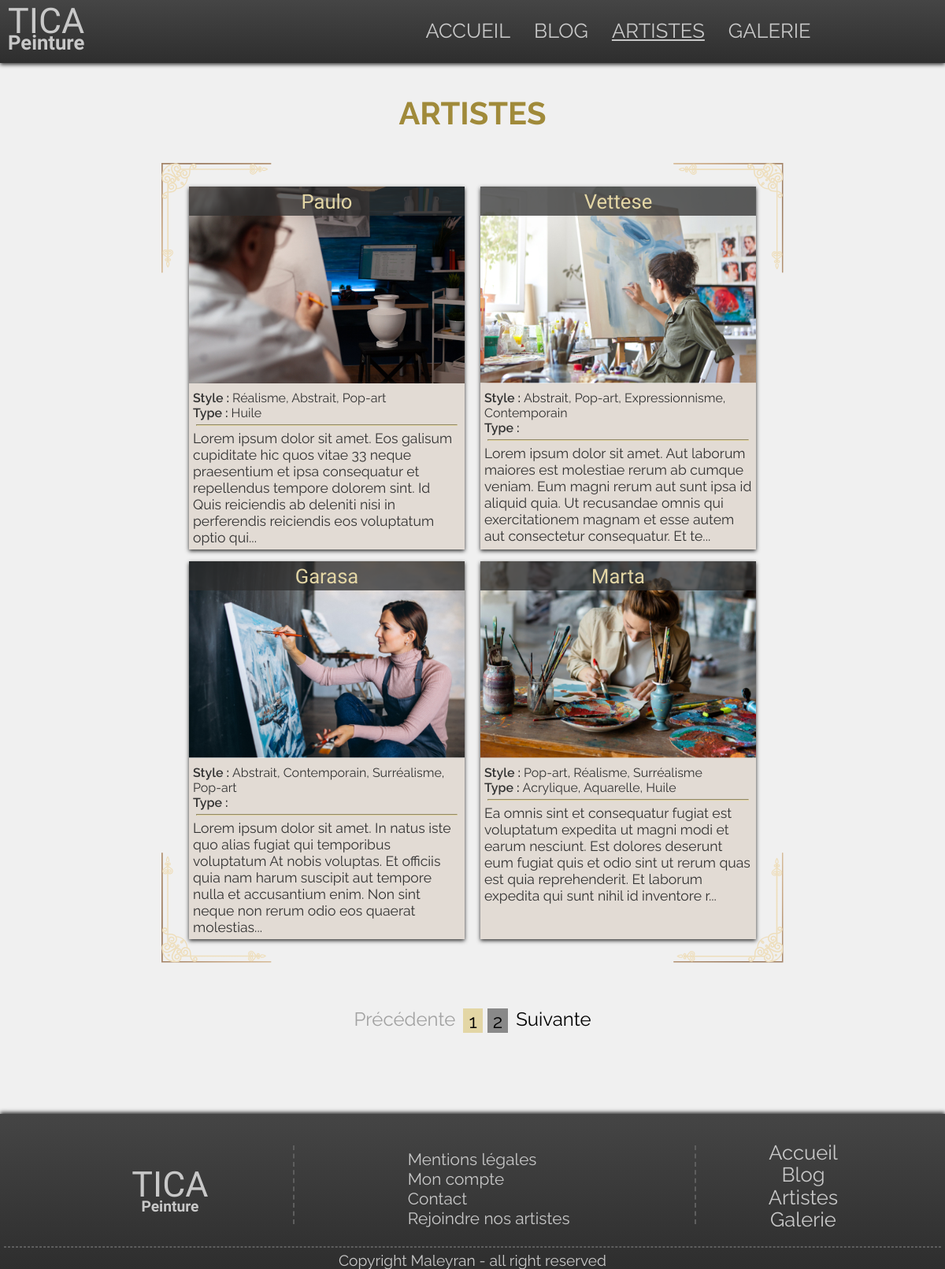
/index.php?action=artistes, run on the app's committed database.
### tables this page shows
CREATE TABLE `painters` (
  `id` int(11) NOT NULL,
  `name` varchar(255) NOT NULL,
  `photo-url` varchar(255) NOT NULL,
  `Content` longtext NOT NULL
);

### app/Controllers/PainterController.php (called while the page is built, shortened)
<?php
class PainterController
{
    function paintersViewFront($currentPage)
    {
        $paintersData = new \Projet\Models\PainterModel();
        $pagination = new \Projet\Controllers\Pagination();
        $sub = new \Projet\Helpers\Substring();
        $parPage = 4;
        $nbTotal = $paintersData->getPaintersTotal();
        $first = $pagination->paginate($parPage, $currentPage);
        $pages = $pagination->nbPagesTotal($nbTotal[0], $parPage);
        $painters = $paintersData->getPaintersInfosFront($first, $parPage);
        $styles = $paintersData->getAllStyles();
        $types = $paintersData->getAlltypes();
        for ($i=0; $i < sizeof($painters); $i++) {
            if(strlen($painters[$i]['content']) > 230) {
            $temp = $sub->paintersDescriptionSub($painters[$i][3], 230);
            $painters[$i]['content'] = $temp;
            }
        }
        require 'app/Views/Front/artistes.php';
    }
}

### app/Models/PainterModel.php (called while the page is built, shortened)
<?php
class PainterModel extends Manager
{
    public function getPaintersInfosFront($first, $parPage)
    {
        $bdd = $this->dbConnection();
        $data = $bdd->prepare('SELECT id, name,`photo-url`, content FROM painters ORDER BY id DESC LIMIT :premier, :parpage');
        $data->bindValue('premier', $first, PDO::PARAM_INT);
        $data->bindValue('parpage', $parPage, PDO::PARAM_INT);
        $data->execute();
        return $data->fetchAll();
    }
    public function getPaintersTotal()
    {
        $bdd = $this->dbConnection();
        $data = $bdd->query('SELECT COUNT(id) as nbpainters FROM painters');
        return $data->fetch();
    }
    public function getAllStyles()
    {
        $bdd = $this->dbConnection();
        $data = $bdd->query("SELECT GROUP_CONCAT(styles.name SEPARATOR ', ') as namestyle, painters.id FROM painters, styles, painterstyle
                            WHERE styles.id = painterstyle.idstyle AND painters.id = painterstyle.idpainter GROUP BY painters.id");
        return $data->fetchAll();
    }
    public function getAlltypes()
    {
        $bdd = $this->dbConnection();
        $data = $bdd->query("SELECT GROUP_CONCAT(DISTINCT types.name SEPARATOR ', ') as name, painters.id as id FROM types, painters, paints
                            WHERE types.id = paints.PaintsType AND paints.PaintsPainters = painters.id GROUP BY painters.id");
        return $data->fetchAll();
    }
}

### app/Helpers/Substring.php (called while the page is built, shortened)
<?php
class Substring {
    public function paintersDescriptionSub($string, $start)
    {
        $sub = substr_replace($string, '...', $start);
        return $sub;
    }
}

### app/Controllers/Pagination.php (called while the page is built, shortened)
<?php
class Pagination {
    public function nbPagesTotal($nbTotal, $parPage)
    {
        return ceil($nbTotal / $parPage);
    }
}

### app/Views/Front/artistes.php (the view, shortened to what this page needs)
<?php
require_once 'app/Views/Front/header.php';
?>
<main class="container pagepadding-top">
    <h1 class="uppercase text-center">artistes</h1>
    <section class="flex-painter">
    <?php foreach($painters as $painter) { ?>
        <article class="card-painter">
            <a href="">
            <img src="<?= $painter['photo-url'] ?>" alt="<?= $painter['name'] ?>">
            <p class="name-painter"><?= $painter['name'] ?></p>
            <div class="infos-painter">
                <div>
                    <p><span>Style : </span><?php foreach($styles as $style) {
                        if($style['id'] == $painter['id']) {
                        echo $style['namestyle'];
                        }
                    } ?></p>
                    <p><span>Type : </span><?php foreach($types as $type) {
                        if($type['id'] == $painter['id']) {
                        echo $type['name'];
                        }
                    } ?></p>
                </div>
            </div>
            <div class="infos-painter-desc">
                <hr>
                <p><?= $painter['content'] ?></p>
            </div>
            </a>
        </article>
    <?php } ?>
        </section>
        <nav>
            <ul class="pagination">
                <li class="page-item">
                <?php if($currentPage == 1) { ?>
                    <a class="page-item-dis">Précédente</a>
                <?php } else { ?>
                    <a href="index.php?action=artistes&page=<?= $currentPage - 1 ?>" class="page-link">Précédente</a>
                    <?php } ?>
                </li>
                <?php for($page = 1; $page <= $pages; $page++): ?>
                <li class="page-item <?= ($currentPage == $page) ? "active_pag" : "" ?> numberPage">
                    <a href="index.php?action=artistes&page=<?= $page ?>" class="page-link"><?= $page ?></a>
                </li>
                <?php endfor ?>
                <li class="page-item">
                <?php if($currentPage == $pages) { ?>
                    <a class="page-item-dis">Suivante</a>
                    <?php } else { ?>
                    <a href="index.php?action=artistes&page=<?= $currentPage + 1 ?>" class="page-link">Suivante</a>
                    <?php } ?>
                </li>
            </ul>
        </nav>
</main>
<?php
require_once 'app/Views/Front/footer.php'
?>

### app/Public/Front/css/style.css (style rules this page uses)
* { margin: 0; padding: 0; }
body { font-family: 'Raleway', sans-serif; font-size: 1.4rem; background-color: #F0F0F0; }
.container { max-width: 1200px; margin: 0 auto; }
.pagepadding-top { padding-top: 120px; }
.text-center { text-align: center; }
a { text-decoration: none; color: #c8c8c8; }
h1 { font-size: 2.2rem; color: #a08a3a; }
hr { width: 270px; margin: auto; margin-top: 50px; color: #909090; }
.uppercase { text-transform: uppercase; }
.pagination { text-align: center; display: flex; list-style: none; font-size: 1.2rem; justify-content: center; }
.pagination li a { color: black; padding: 7px; vertical-align: middle; }
.numberPage { background-color: #898989; margin: 3px; vertical-align: middle; }
.pagination li .page-item-dis { color: rgb(162, 162, 162); }
.active_pag, .numberPage:hover { background-color: #E3D6A5; }
.flex-painter { position: relative; display: flex; flex-wrap: wrap; width: 100%; max-width: 630px; justify-content: center; text-align: center; margin: 70px auto; }
.flex-painter .card-painter { min-width: 50%; padding-bottom: 15px; font-size: 0.9rem; position: relative; z-index: 1000; }
.flex-painter .card-painter img { width: 300px; height: 250px; object-fit: cover; }
.flex-painter .card-painter a { display: inline-block; width: 300px; height: 100%; background-color: #E2DBD4; color: #333333; box-shadow: 0px 2px 5px rgb(48, 48, 48); transition: all 0.5s; }
.flex-painter .name-painter { position: absolute; top: 0; display: flex; width: 300px; justify-content: center; background-color: #2e2e2ebe; color: #E3D6A5; padding: 1% 0; font-family: 'Stylish', sans-serif; font-size: 1.5rem; }
.flex-painter .infos-painter { text-align: left; padding-left: 5px; font-size: 0.8rem; margin-top: 5px; }
.flex-painter .infos-painter span { font-weight: 600; }
.flex-painter .infos-painter-desc p { text-align: left; padding: 5px; }
.flex-painter .card-painter .infos-painter-desc hr { width: 260px; margin-top: 5px; color: #E3D6A5; }
::placeholder { color: #858585; }
@media screen and (min-width: 400px) { hr { width: 400px; } }
@media screen and (min-width: 720px) { h1 { font-size: 2.5rem; } }
@media screen and (min-width: 720px) { .pagination { font-size: 1.5rem; } }
@media screen and (min-width: 900px) { .flex-painter { max-width: 740px; } }
@media screen and (min-width: 900px) { .flex-painter .name-painter { width: 350px; font-size: 1.6rem; } }
@media screen and (min-width: 900px) { .flex-painter .card-painter { min-width: 50%; padding-bottom: 15px; font-size: 1.1rem; position: relative; } }
@media screen and (min-width: 900px) { .flex-painter .card-painter img { width: 350px; height: 250px; object-fit: cover; } }
@media screen and (min-width: 900px) { .flex-painter .card-painter a { display: inline-block; width: 350px; height: 100%; background-color: #E2DBD4; color: #333333; box-shadow: 0px 2px 5px rgb(48, 48, 48); } }
@media screen and (min-width: 900px) { .flex-painter .card-painter .infos-painter-desc hr { width: 330px; } }
@media screen and (min-width: 900px) { .flex-painter .infos-painter { text-align: left; padding-left: 5px; font-size: 1rem; margin-top: 5px; } }

### data on the page
painters: value (picture), name "Paulo", namestyle "Réalisme, Abstrait, Pop-art", name "Huile", content "Lorem ipsum dolor sit amet. Eos galisum cupiditate hic quos vitae 33 neque praesentium et ipsa consequatur et repellendus tempore dolorem sint. Id Quis reiciendis ab deleniti nisi in perferendis reiciendis eos voluptatum optio qui..."
painters: value (picture), name "Vettese", namestyle "Abstrait, Pop-art, Expressionnisme, Contemporain", content "Lorem ipsum dolor sit amet. Aut laborum maiores est molestiae rerum ab cumque veniam. Eum magni rerum aut sunt ipsa id aliquid quia. Ut recusandae omnis qui exercitationem magnam et esse autem aut consectetur consequatur. Et te..."
painters: value (picture), name "Garasa", namestyle "Abstrait, Contemporain, Surréalisme, Pop-art", content "Lorem ipsum dolor sit amet. In natus iste quo alias fugiat qui temporibus voluptatum At nobis voluptas. Et officiis quia nam harum suscipit aut tempore nulla et accusantium enim. Non sint neque non rerum odio eos quaerat molestias..."
painters: value (picture), name "Marta", namestyle "Pop-art, Réalisme, Surréalisme", name "Acrylique, Aquarelle, Huile", content "Ea omnis sint et consequatur fugiat est voluptatum expedita ut magni modi et earum nesciunt. Est dolores deserunt eum fugiat quis et odio sint ut rerum quas est quia reprehenderit. Et laborum expedita qui sunt nihil id inventore r..."
